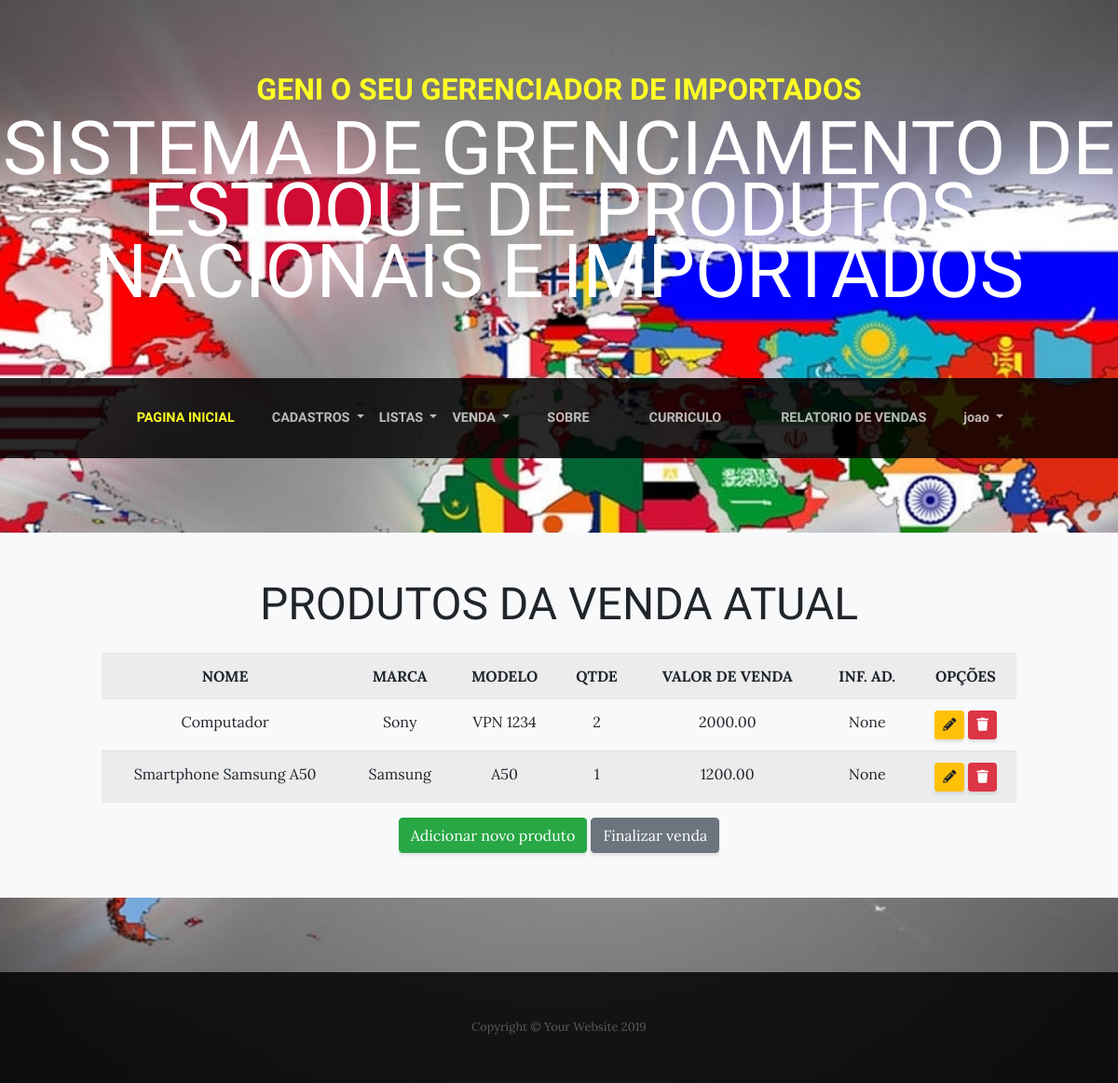
Screenshot of /vender/produtos/ (signed in) with the database file from the repository.
### venda/models.py (models this page shows, shortened)
class ItensCarrinho(models.Model):
    produto = models.ForeignKey(Produto, on_delete=models.PROTECT)
    quantidade = models.IntegerField()
    informacoes_adicionais = models.CharField(max_length=250, verbose_name="Informações adicionais", blank=True, null=True)

### adocao/models.py (models this page shows, shortened)
class Produto (models.Model):
    nome = models.CharField(max_length=50)
    marca = models.CharField(max_length=50)
    fornecedor = models.ForeignKey(Fornecedor, on_delete=models.PROTECT)
    modelo = models.CharField(max_length=50, blank=True)
    valor_venda = models.DecimalField(max_digits=10, decimal_places=2)
    data_chegada = models.DateField()
    qtde_estoque = models.IntegerField()
    observacao = models.TextField(blank=True, null=True, verbose_name="Observação", help_text="qual quer informação extra sobre produto")

### venda/views.py (the view)
# urls.py: path('vender/produtos/', ProdutoListCarrinhoVenda.as_view(), name="lista-vender-produtos"),
class ProdutoListCarrinhoVenda(LoginRequiredMixin, ListView):
    model = ItensCarrinho
    template_name = "venda/listar_produtos.html"
    def get_context_data(self, *args, **kwargs):
        context = super(ProdutoListCarrinhoVenda,
                        self).get_context_data(*args, **kwargs)
        context['teste'] = "bla bla"
        return context

### venda/templates/venda/listar_produtos.html (shortened to what this page needs)
{% extends 'adocao/base.html' %}
{% load static %}
{% block conteudo %}
<section class="page-section bg-light p-5">
    <div class="container">
        <div class="row">
            <div class="col-xl-11 mx-auto">
                <div class="cta-inner text-center rounded">
                    <h2 class="section-heading mb-4">
                        <span class="section-heading-lower">Produtos da Venda Atual</span>
                    </h2>
                    <table class="table table-striped">
                        <tr>
                            <th>NOME</th>
                            <th>MARCA</th>
                            <th>MODELO</th>
                            <th>QTDE</th>
                            <th>VALOR DE VENDA</th>
                            <th>INF. AD.</th>
                            <th>OPÇÕES</th>
                        </tr>
                        {% for item in object_list %}
                        <tr>
                            <td>{{item.produto.nome}}</td>
                            <td>{{item.produto.marca}}</td>
                            <td>{{item.produto.modelo}}</td>
                            <td>{{item.quantidade}}</td>
                            <td>{{item.produto.valor_venda}}</td>
                            <td>{{item.informacoes_adicionais}}</td>
                            <td>
                                <a href="{% url 'editar-produtoCarrinho' item.pk %}" class="btn btn-sm btn-warning">
                                    <i class="fas fa-pencil-alt "></i>
                                </a>
                                <a href="{% url 'excluir-produtoCarrinho' item.pk %}" class="btn btn-sm btn-danger">
                                    <i class="fas fa-trash "></i>
                                </a>
                            </td>
                        </tr>
                        {% empty %}
                        <tr>
                            <td colspan="3">Nenhuma Produto cadastrado!</td>
                        </tr>
                        {% endfor %}
                    </table>
                    <a href="{% url 'cadastrar-produtoCarrinho' %}" class="btn btn-success">Adicionar novo produto</a>
                    <a href="{% url 'cadastrar-produtoCarrinho' %}" class="btn btn-secondary">Finalizar venda</a>
                </div>
            </div>
        </div>
    </div>
</section>
{%endblock%}

### adocao/templates/adocao/base.html (shortened to what this page needs)
{% load static %}
<!DOCTYPE html>
<html lang="en">
<head>
  <link href="{% static 'vendor/bootstrap/css/bootstrap.css' %}" rel="stylesheet">
  <link rel="stylesheet" href="https://use.fontawesome.com/releases/v5.8.1/css/all.css"
>
  <link href="{% static 'css/business-casual.css' %}" rel="stylesheet">
</head>
<body id="page-top">
  <h1 class="site-heading text-center text-white d-none d-lg-block">
    <span class="site-heading-upper text-primary mb-3">GENI o seu gerenciador de importados</span>
    <span class="site-heading-lower">Sistema de grenciamento de estoque de produtos nacionais e importados</span>
  </h1>
  {%block menu %}
  <nav class="navbar navbar-expand-lg navbar-dark py-lg-4" id="mainNav">
    <div class="container">
      <div class="collapse navbar-collapse" id="navbarResponsive">
        <ul class="navbar-nav mx-auto">
          <li class="nav-item active px-lg-4">
            <a class="nav-link text-uppercase text-expanded" href="{% url 'index' %}">Pagina INICIAL
            </a>
          </li>
          {% if request.user.is_authenticated %}
          <li class="nav-item dropdown">
            <a class="nav-link dropdown-toggle  text-uppercase" href="#" id="navbarDropdown" role="button"
              data-toggle="dropdown" aria-haspopup="true" aria-expanded="false">
              Cadastros
            </a>
          </li>
          <li class="nav-item dropdown">
            <a class="nav-link  text-uppercase  dropdown-toggle" href="#" id="navbarDropdown" role="button"
              data-toggle="dropdown" aria-haspopup="true" aria-expanded="false">
              Listas
            </a>
          </li>
          <li class="nav-item dropdown">
            <a class="nav-link  text-uppercase  dropdown-toggle" href="#" id="navbarDropdown" role="button" data-toggle="dropdown"
              aria-haspopup="true" aria-expanded="false">
              Venda
            </a>
          </li>
          {% endif %}
          <li class="nav-item px-lg-4">
            <a class="nav-link text-uppercase text-expanded" href="{% url 'sobre' %}">Sobre</a>
          </li>
          <li class="nav-item px-lg-4">
            <a class="nav-link text-uppercase text-expanded" href="{% url 'curriculo'%}">Curriculo</a>
          </li>
          <li class="nav-item px-lg-4">
              <a class="nav-link text-uppercase text-expanded" href="{% url 'relatorio'%}">Relatorio de Vendas</a>
            </li>
          {% if request.user.is_authenticated %}
          <li class="nav-item dropdown">
            <a class="nav-link dropdown-toggle" href="#" id="navbarDropdown" role="button" data-toggle="dropdown"
              aria-haspopup="true" aria-expanded="false">
              {{ request.user.username }}
            </a>
          </li>
          {% endif %}
        </ul>
      </div>
    </div>
  </nav>
  {% endblock %}
  {% block conteudo %}{%endblock%}
  <footer class="footer text-faded text-center py-5">
    <div class="container">
      <p class="m-0 small">Copyright &copy; Your Website 2019</p>
    </div>
  </footer>
</body>
</html>

### static/css/business-casual.css (style rules this page uses)
body { font-family: 'Lora'; background: -webkit-gradient(linear, left top, left bottom, from(rgba(15, 16, 47, 0))), url("../img/bandeiras.jpg"); background: linear-gradient(rgba(15, 16, 47, 0)), url("../img/bandeiras.jpg"); background-attachment: fixed; background-position: center; background-size: cover; }
h1, h2, h3, h4, h5, h6 { font-family: 'Raleway'; }
p { line-height: 1.75; }
.text-faded { color: rgba(255, 255, 255, 0.3); }
.site-heading { margin-top: 5rem; margin-bottom: 5rem; text-transform: uppercase; line-height: 1; font-family: 'Raleway'; }
.site-heading .site-heading-upper { display: block; font-size: 2rem; font-weight: 800; }
.site-heading .site-heading-lower { font-size: 5rem; font-weight: 100; line-height: 4rem; }
.page-section { margin-top: 5rem; margin-bottom: 5rem; }
.section-heading { text-transform: uppercase; }
.section-heading .section-heading-lower { display: block; font-size: 3rem; font-weight: 100; }
#mainNav { background-color:rgba(0, 0, 0, 0.84); font-family: 'Raleway'; }
#mainNav .navbar-nav .nav-item .nav-link { color: rgba(255, 255, 255, 0.7); font-weight: 800; }
#mainNav .navbar-nav .nav-item.active .nav-link { color: #ffff24; }
@media (min-width: 992px) { #mainNav .navbar-nav .nav-item .nav-link { font-size: 0.9rem; } }
.footer { background-color: rgba(0, 0, 0, 0.84); }
.text-primary { color: #ffff24 !important; }
.btn { -webkit-box-shadow: 0px 3px 3px 0px rgba(33, 37, 41, 0.1); box-shadow: 0px 3px 3px 0px rgba(33, 37, 41, 0.1); }

### rows the page displays
ItensCarrinho: produto.nome "Computador", produto.marca "Sony", produto.modelo "VPN 1234", quantidade "2", produto.valor_venda "2000.00", informacoes_adicionais "None"
ItensCarrinho: produto.nome "Smartphone Samsung A50", produto.marca "Samsung", produto.modelo "A50", quantidade "1", produto.valor_venda "1200.00", informacoes_adicionais "None"

### other values shown
{{ request.user.username }} "joao"
